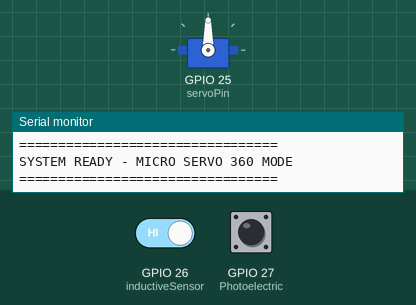
The program below on a simulated ESP32. On the bench: servo, the last lines printed to the serial monitor. The inputs (shaded band) are chosen by the test bench; at power-on: GPIO 27 (Photoelectric) HIGH, GPIO 26 (inductiveSensor) HIGH. WiFi joins after 1.5 s; servers stay silent unless stated; random numbers use the default seed unless the program sets one; no MQTT or app messages arrive unless stated.

Above: at 1.2 s.
1.3 s: GPIO 27 (Photoelectric) pulled LOW for 0.15 s
At 3.1 s:
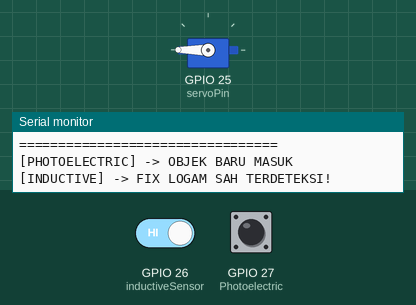
At 3.9 s:
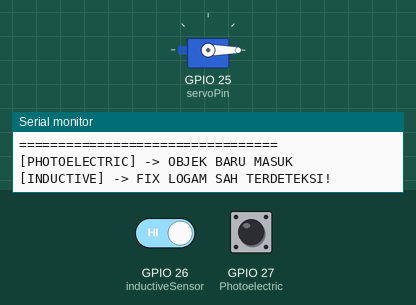
4.4 s: GPIO 27 (Photoelectric) pulsed LOW 5 times (0.12 s each, 0.3 s apart)
Timing chart, 0 to 7.4 s (numbered marks = the images above; inputs shaded):
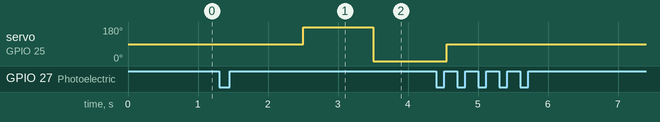

The program:

main.cpp
```cpp
#include <Arduino.h>
#include <WiFi.h>
#include <WiFiClientSecure.h>
#include <PubSubClient.h>
#include <ESP32Servo.h>


// WIFI CONFIG
const char* ssid = "esp32cam";
const char* password = "00000000";


// MQTT CONFIG
const char* mqtt_server = "589230614b1342099527d504f560a5ef.s1.eu.hivemq.cloud";
const char* mqtt_user = "smartconveyor-iot";
const char* mqtt_password = "Mesinelektro123";


// MQTT CLIENT
WiFiClientSecure espClient;
PubSubClient client(espClient);


// SERVO 360 CONFIG
Servo pusherServo;
const int servoPin = 25;

const int speedMaju   = 180;
const int speedMundur = 0;
const int speedDiam   = 90;

const unsigned long durasiMaju   = 1000;
const unsigned long durasiMundur = 1050;

unsigned long waktuPemicuServo = 0;
bool servoHarusMaju = false;
bool servoHarusMundur = false;


// SENSOR PIN
const int Photoelectric = 27;
const int inductiveSensor = 26;

// VARIABLE
bool lastPhotoState = HIGH;

int totalBarang = 0;
int totalLogam = 0;
int totalNonLogam = 0;

unsigned long lastTrigger = 0;
const int debounceDelay = 300;

bool adaBarangDiConveyor = false;
bool sedangMendeteksiLogam = false;

unsigned long waktuCekWiFi = 0;
const unsigned long jedaCekWiFi = 10000;


// FUNCTION DECLARATION
void HandleWiFiDanMQTT();
void ReadSensors();
void HandleServoPusher();


// SETUP
void setup() {
  Serial.begin(115200);

  pinMode(Photoelectric, INPUT_PULLUP);
  pinMode(inductiveSensor, INPUT_PULLUP);

  ESP32PWM::allocateTimer(0);
  ESP32PWM::allocateTimer(1);
  pusherServo.setPeriodHertz(50);
  pusherServo.attach(servoPin, 500, 2400);

  pusherServo.write(speedDiam);

  WiFi.begin(ssid, password);

  espClient.setInsecure();
  client.setBufferSize(512);
  client.setServer(mqtt_server, 8883);

  Serial.println("=================================");
  Serial.println("SYSTEM READY - MICRO SERVO 360 MODE");
  Serial.println("=================================");
}


// LOOP
void loop() {
  HandleWiFiDanMQTT();
  ReadSensors();
  HandleServoPusher();
}


// MANAGEMENT KONEKSI (NON-BLOCKING)
void HandleWiFiDanMQTT() {
  if (millis() - waktuCekWiFi >= jedaCekWiFi) {
    waktuCekWiFi = millis();

    if (WiFi.status() != WL_CONNECTED) {
      WiFi.begin(ssid, password);
    } else {
      if (!client.connected()) {
        String clientID = "ConveyorZiqNew-";
        clientID += String(random(0xffff), HEX);
        client.connect(clientID.c_str(), mqtt_user, mqtt_password);
      }
    }
  }

  if (WiFi.status() == WL_CONNECTED && client.connected()) {
    client.loop();
  }
}


// SENSOR MONITORING
void ReadSensors() {
  bool currentPhotoState = digitalRead(Photoelectric);
  bool currentInductiveState = digitalRead(inductiveSensor);

  if (lastPhotoState == HIGH && currentPhotoState == LOW) {
    if (millis() - lastTrigger > debounceDelay) {

      if (adaBarangDiConveyor) {
        Serial.println("[SYSTEM] -> Objek sebelumnya dipastikan NON-LOGAM.");
      }

      totalBarang++;
      totalNonLogam++;
      adaBarangDiConveyor = true;

      Serial.println("\n[PHOTOELECTRIC] -> OBJEK BARU MASUK");

      if (WiFi.status() == WL_CONNECTED && client.connected()) {
        client.publish("smartconveyor/totalbarang", String(totalBarang).c_str(), false);
        client.publish("smartconveyor/nonlogam", String(totalNonLogam).c_str(), false);
      }
      lastTrigger = millis();
    }
  }
  lastPhotoState = currentPhotoState;

  if (currentInductiveState == HIGH) {
    if (adaBarangDiConveyor && !sedangMendeteksiLogam) {

      totalLogam++;
      if (totalNonLogam > 0) {
        totalNonLogam--;
      }

      Serial.println("\n[INDUCTIVE] -> FIX LOGAM SAH TERDETEKSI!");

      if (WiFi.status() == WL_CONNECTED && client.connected()) {
        client.publish("smartconveyor/logam", String(totalLogam).c_str(), false);
        delay(100); // PERBAIKAN: Jeda agar dashboard memproses status logam
        client.publish("smartconveyor/nonlogam", String(totalNonLogam).c_str(), false);
      }

      waktuPemicuServo = millis();
      servoHarusMaju = true;
      sedangMendeteksiLogam = true;
      adaBarangDiConveyor = false;
    }
  } else {
    sedangMendeteksiLogam = false;
  }
}


// FUNGSI KENDALI AKTUATOR SERVO 360
void HandleServoPusher() {
  if (servoHarusMaju && (millis() - waktuPemicuServo >= 1200)) {
    pusherServo.write(speedMaju);
    servoHarusMaju = false;
    servoHarusMundur = true;
    waktuPemicuServo = millis();
  }

  if (servoHarusMundur && (millis() - waktuPemicuServo >= durasiMaju)) {
    pusherServo.write(speedMundur);
    servoHarusMundur = false;
    waktuPemicuServo = millis();
  }

  if (!servoHarusMaju && !servoHarusMundur && (pusherServo.read() == speedMundur) && (millis() - waktuPemicuServo >= durasiMundur)) {
    pusherServo.write(speedDiam);
  }
}
```

Measured:
- after the input at 1.3 s, servo on GPIO 25 (servoPin): 90° → 180° after 1.2 s, → 0° 1.0 s later
